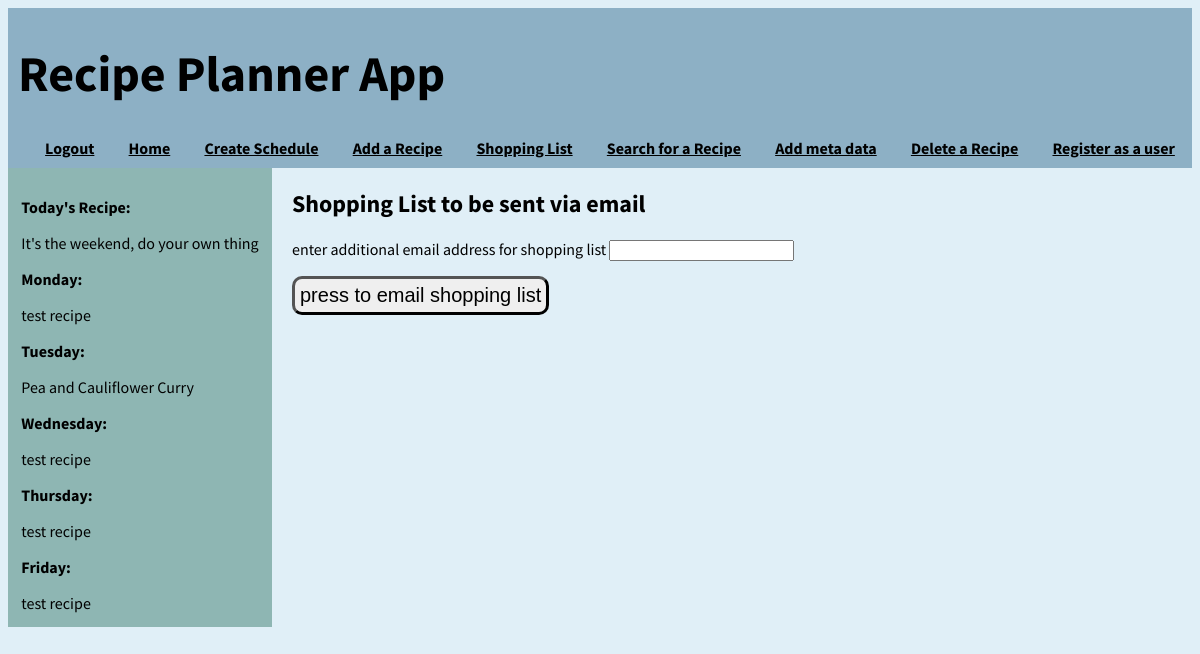
The page /post_shopping_list (signed in) on the database as committed earlier.
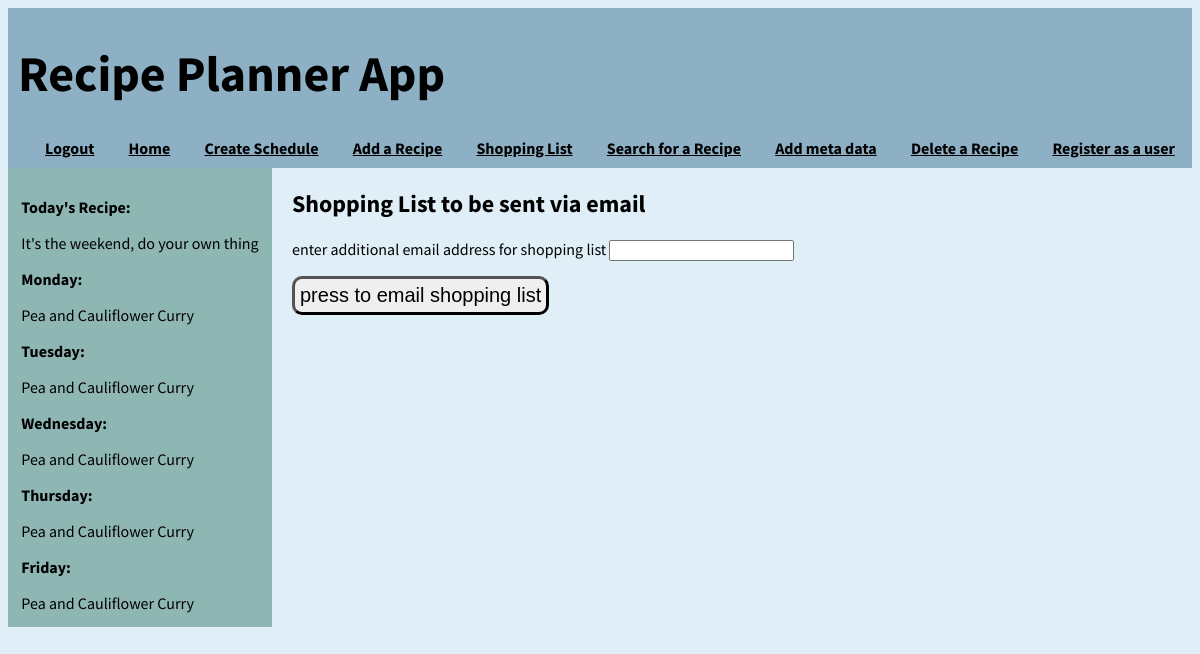
The same page on the database as committed later.
### application/models.py (models this page shows, shortened)
class Recipes(db.Model):
    id = db.Column(db.Integer, primary_key=True)
    recipe_name = db.Column(db.String(100), nullable=False)
    recipe_description = db.Column(db.String(500))
    cuisine_id = db.Column(db.Integer, db.ForeignKey('cuisine.id'))
    quantity = db.relationship('Quantity', backref="recipes")
    method = db.relationship('Method', backref='mrecipes')

### application/routes.py (the view)
@app.route('/post_shopping_list', methods = ['GET', 'POST'])
@login_required
def post_shopping_list():
    week = create_weekly_recipes()
    recipe_of_the_day = create_recipe_of_the_day()
    day = what_day_is_it()
    shopping_list = create_shopping_list()
    form = PostShoppingListForm()
    if request.method == "POST":
        gmail_user = "recipeapp909@gmail.com"
        gmail_password = ""
        sent_from = gmail_user
        email_input = form.email.data
        to = [current_user.email, email_input]
        subject = 'Ingredient list for weekly recipes'
        body =  "Weekly Shopping List\n\n"
        for ingredient in shopping_list:
            body += f"{ingredient[0]} {ingredient[1]} {ingredient[2]}\n"
        email_text= "from:{}\nto:{}\nsubject:{}\n{}".format(sent_from, ",".join(to),subject,body)
        try:
            smtp_server = smtplib.SMTP_SSL('smtp.gmail.com',465)
            smtp_server.ehlo()
            smtp_server.login(gmail_user,gmail_password)
            smtp_server.sendmail(sent_from,to,email_text)
            smtp_server.close()
            message = "Email sent Successfully"
        except Exception as ex:
            message = f"Something went wrong..... +{ex}"
        return render_template("post_shopping_list.html", shopping_list=shopping_list, day=day, week=week, recipe_of_the_day=recipe_of_the_day, form=form, message=message)
    else:
        return render_template("post_shopping_list.html", shopping_list=shopping_list, day=day, week=week, recipe_of_the_day=recipe_of_the_day, form=form)

### application/forms.py
class PostShoppingListForm(FlaskForm):
    email = EmailField("enter additional email address for shopping list")
    submit = SubmitField("press to email shopping list")

### application/models.py (called while the page is built)
@login.user_loader
def load_user(id):
    return User.query.get(int(id))

### application/routes.py (called while the page is built)
def get_recipe_for_day(day_number):
    day_recipe = Recipes.query.filter_by(id = Schedule.query.filter_by(day_of_the_week = day_number).first().recipe_id).first()
    if day_recipe:
        return day_recipe
    else:
        return Recipes.query.filter_by(id = 1).first()

def create_weekly_recipes():
    week = []
    for num in range(5):
         week.append(get_recipe_for_day(num))
    return week

def create_recipe_of_the_day():
    if datetime.today().weekday() == 5 or datetime.today().weekday() == 6: # change this to show a dumy recipe on the weekend
        recipe_of_the_day = "It's the weekend, do your own thing"
    else:
        recipe_of_the_day = Recipes.query.filter_by(id = (Schedule.query.filter_by(day_of_the_week = datetime.today().weekday()).first().recipe_id)).first().recipe_name
    return recipe_of_the_day

def what_day_is_it():
    day = date.today()
    day = calendar.day_name[day.weekday()]

### application/templates/post_shopping_list.html (shortened to what this page needs)
{% extends 'layout.html'%}
{% block body %}
<form method="POST">
    {% if message %}
    <h1>{{ message }}</h1>
    {% else %}
    <h2>
        Shopping List to be sent via email
    </h2>
    <div class="'field">
        {{form.email.label}} {{form.email}}
    </div>
    {{ form.submit }}
    {% endif %}
</form>
{% endblock body %}

### application/templates/layout.html (shortened to what this page needs)
<!DOCTYPE html>
<html lang="en">
<head>
    <link href="../static/format.css" rel="stylesheet">
</head>
<body style="font-family: Source Sans Pro, sans-serif">
    <div class="header" >
        <div style="display:flex">
            <h1 style="color:rgb(0, 0, 0); font-size:50px; margin-left: 10px"> Recipe Planner App</h1></div>
        <div id = "links">
            {% if current_user.is_anonymous %}
            <a href="{{ url_for('login') }}">Login</a>
            {% else %}
            <a href="{{ url_for('logout') }}">Logout</a>
            {% endif %}
            <a href="{{ url_for('index') }}">Home</a>
            <a href="{{ url_for('create_weekly_schedule') }}"> Create Schedule</a>
            <a href="{{ url_for('add_recipe') }}">Add a Recipe</a>
            <a href="{{ url_for('amend_shopping_list') }}">Shopping List</a>
            <a href="{{ url_for('search_recipes') }}">Search for a Recipe</a>
            <a href="{{ url_for('add_meta') }}">Add meta data</a>
            <a href="{{ url_for('delete_recipe') }}"> Delete a Recipe</a>
            <a href="{{url_for('register')}}">Register as a user</a>
        </div>
    </div>
    <div class="container">
        <div id="left">
            <p><b>Today's Recipe:</b></p>
            {{ recipe_of_the_day }}
            <p><b>Monday:</b></p>
            {{ week[0].recipe_name }}
            <p><b>Tuesday:</b></p>
            {{ week[1].recipe_name }}
            <p><b>Wednesday:</b></p>
            {{ week[2].recipe_name }}
            <p><b>Thursday:</b></p>
            {{ week[3].recipe_name }}
            <p><b>Friday:</b></p>
            {{ week[4].recipe_name }}
        </div>
        <div id="center">
            {% block body %}
            {% endblock body %}
        </div>
    </div>
</body>
</html>

Rows that differ between the two databases and show on the page:
removed Recipes: recipe_name "test recipe"
Other text that changed with them:
{{ week[0].recipe_name }}: "test recipe" → "Pea and Cauliflower Curry"
{{ week[2].recipe_name }}: "test recipe" → "Pea and Cauliflower Curry"
{{ week[3].recipe_name }}: "test recipe" → "Pea and Cauliflower Curry"
{{ week[4].recipe_name }}: "test recipe" → "Pea and Cauliflower Curry"
